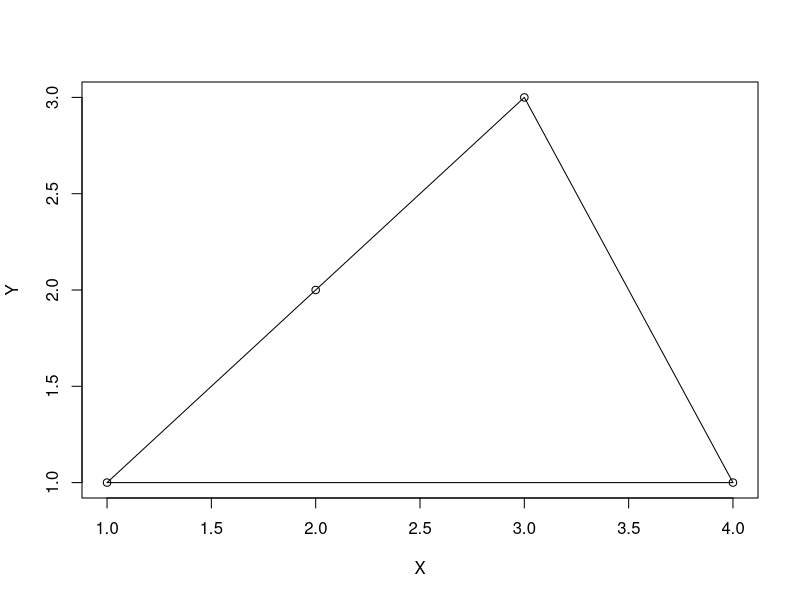

The R source for this figure:

setClass("polygon", slots = c(x="numeric", y="numeric"))
         prototype = prototype(x=numeric(4), y=numeric(4))


setMethod("plot", "polygon",
    function(x, y, ...) {
        
        plot(x@x, x@y, type = "p", ...)

        xp <- c(x@x, x@x[1])
        yp <- c(x@y, x@y[1])
        lines(xp, yp)
    })


#Define Class (Method 1)
p <- new('polygon', x=c(1,2,3,4), y=c(1,2,3,1))
plot(p, xlab='X', ylab='Y')


#Define Class (Method 2)
#p   <- new('polygon')
#p@x <- c(1,2,3,4)
#p@y <- c(1,2,3,1))
#plot(p)